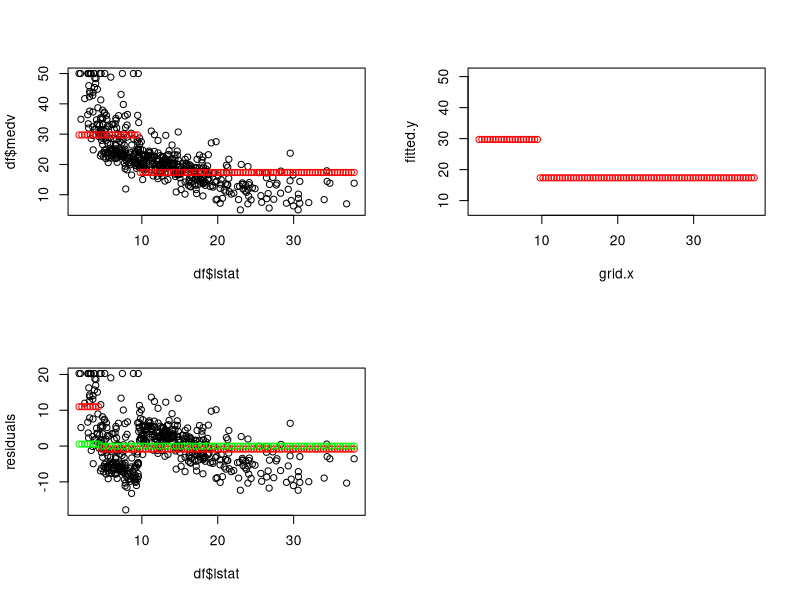
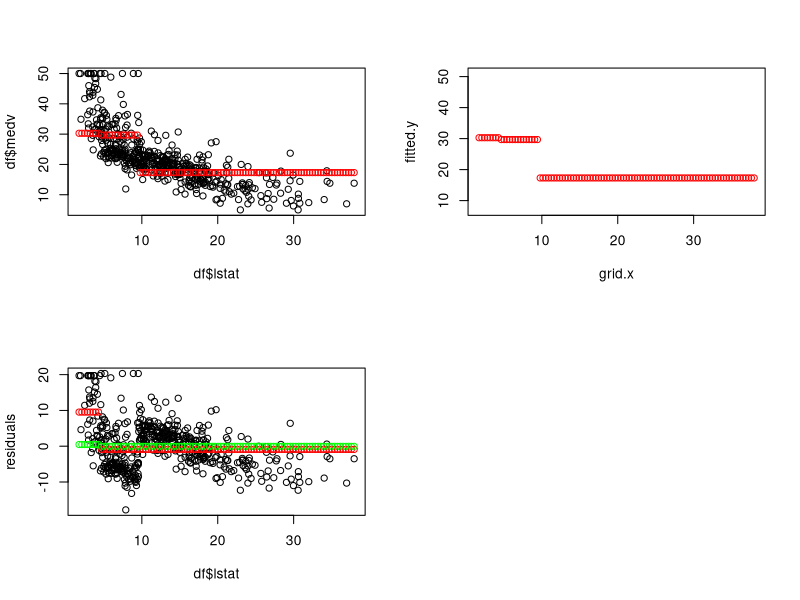
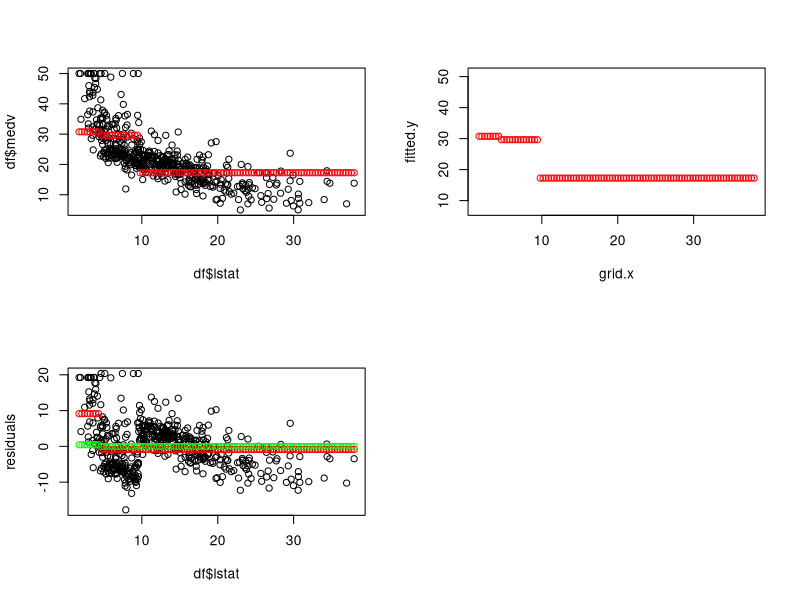
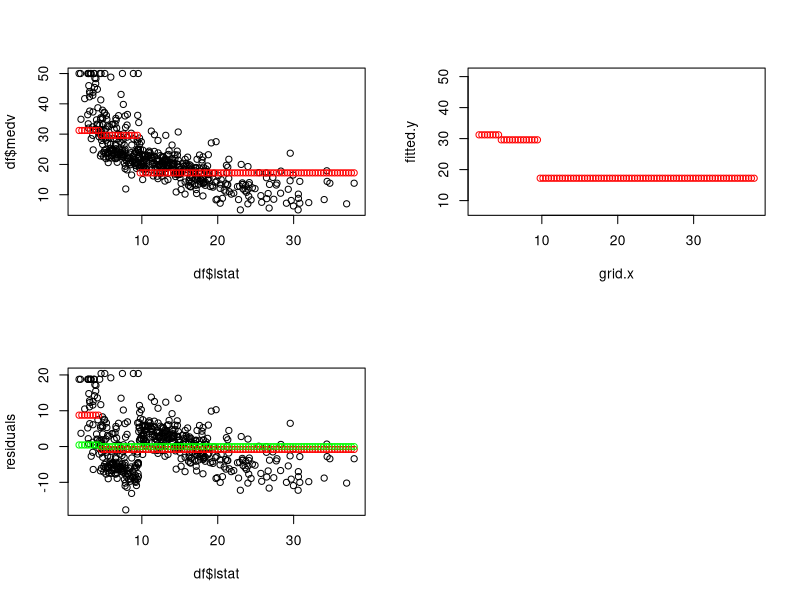
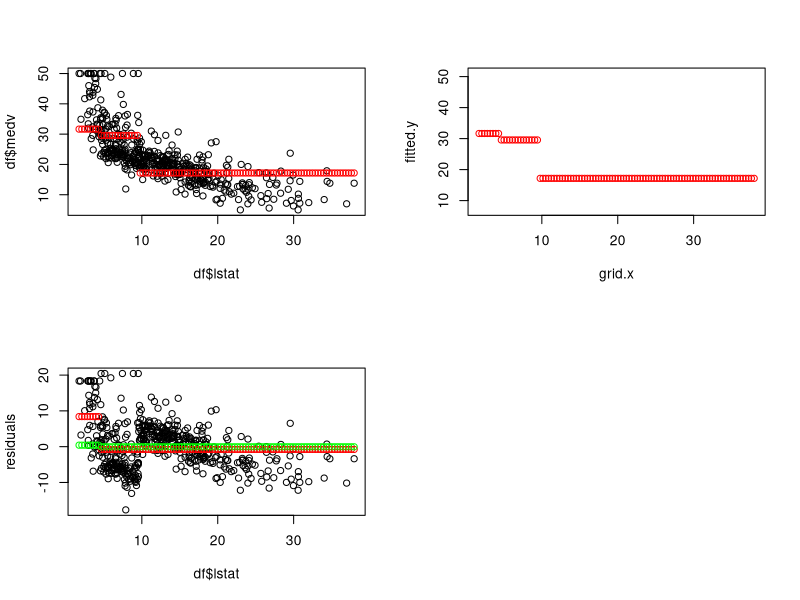
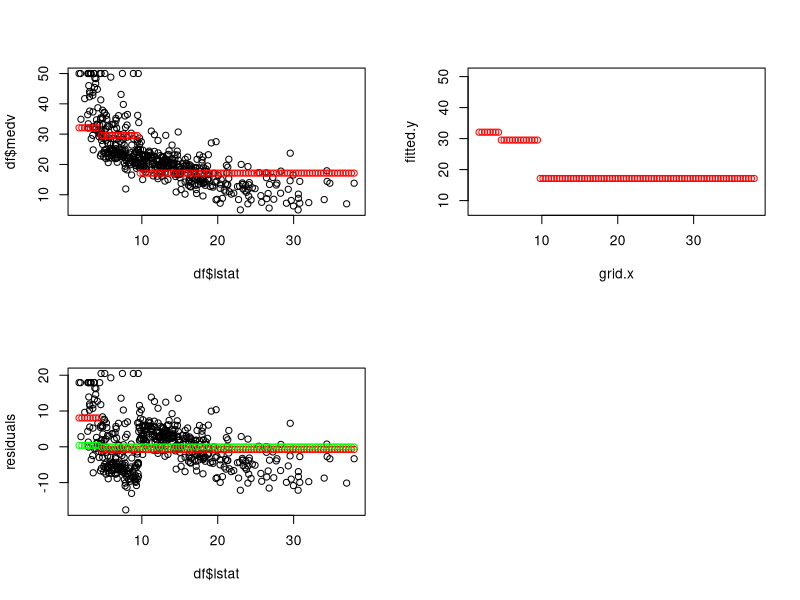
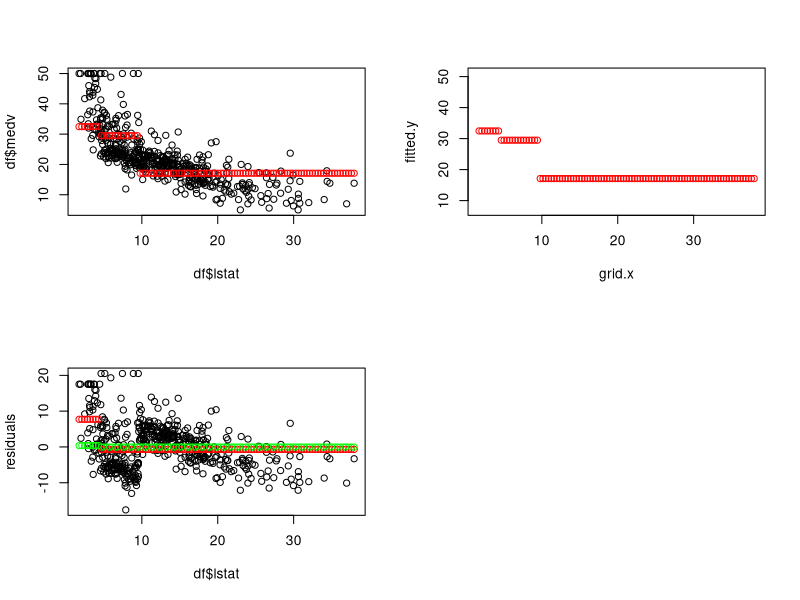
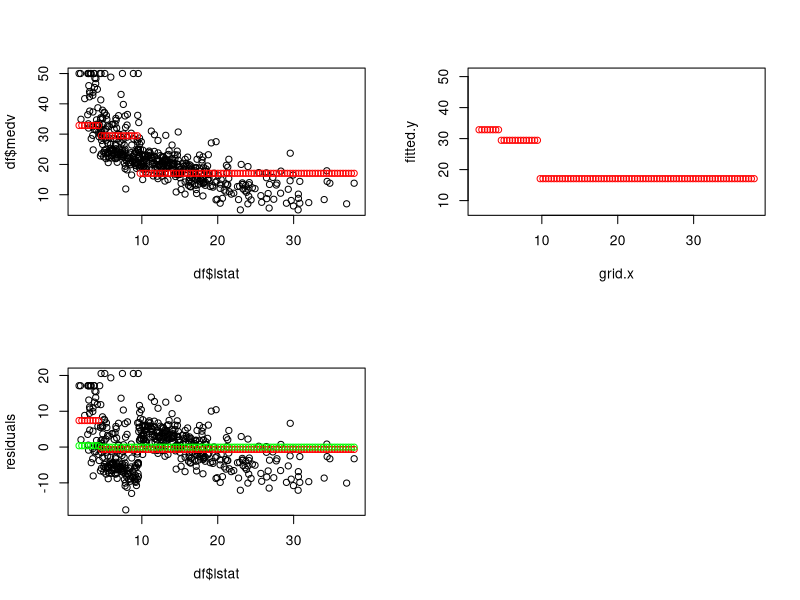

The R script that drew these images, in order:

library(MASS)
library(rpart)

df = Boston

myPredict = function(x, y, new.x) {
  y[which.min(sapply(x, function(z) sqrt(sum((z - new.x) ^ 2))))]
}

n = length(df$lstat)

MAX_DEPTH = 1
NUM_GRID = 100  # number of points on which we evaluate the fit
MAX_B = 100
lambda = 0.05

residuals = rep(0, n)
range.x = range(df$lstat)
grid.x = seq(range.x[1], range.x[2], length.out = NUM_GRID)
fitted.y = rep(0, NUM_GRID)

predictor = list()
par( mfrow = c( 2, 2 ) )

tmp.tr = rpart(medv~lstat, df, control=rpart.control(maxdepth = MAX_DEPTH))
for (i in 1:NUM_GRID) {
  py = predict(tmp.tr, data.frame(lstat=grid.x[i]))
  fitted.y[i] = fitted.y[i] + py
}

for (i in 1:n) {
  residuals[i] = df$medv[i] - myPredict(grid.x, fitted.y, df$lstat[i])
}

for (B in seq(1, MAX_B-1)) {
  if (B %% 5 == 0) print(paste("Iteration ==> ", B, sep=""))
  # plot points and current fit  
  plot(df$lstat, df$medv)
  points(grid.x, fitted.y, cex=1, col="red", ylim=c(7,51))

  # plot the current fit 
  plot(grid.x, fitted.y, cex=1, col="red", ylim=c(7,51))
  
  # plot residuals
  plot(df$lstat, residuals, col="black")
  
  # fit residuals
  tmp.tr = rpart(res~lstat, data.frame(res=residuals, lstat=df$lstat), control=rpart.control(maxdepth = MAX_DEPTH))
  # plot fit and crushed fit
  for (cx in grid.x) {
    py = predict(tmp.tr, data.frame(lstat=cx))
    points(cx, py, col="red")
    points(cx, lambda * py, col="green")
  }
  
  # update fit
  for (i in 1:NUM_GRID) {
    py = predict(tmp.tr, data.frame(lstat=grid.x[i]))
    fitted.y[i] = fitted.y[i] + lambda * py
  }
  
  # update residuals
  for (i in 1:n) {
    residuals[i] = df$medv[i] - myPredict(grid.x, fitted.y, df$lstat[i])
  }
  
  # skip plot
  plot.new()
}
